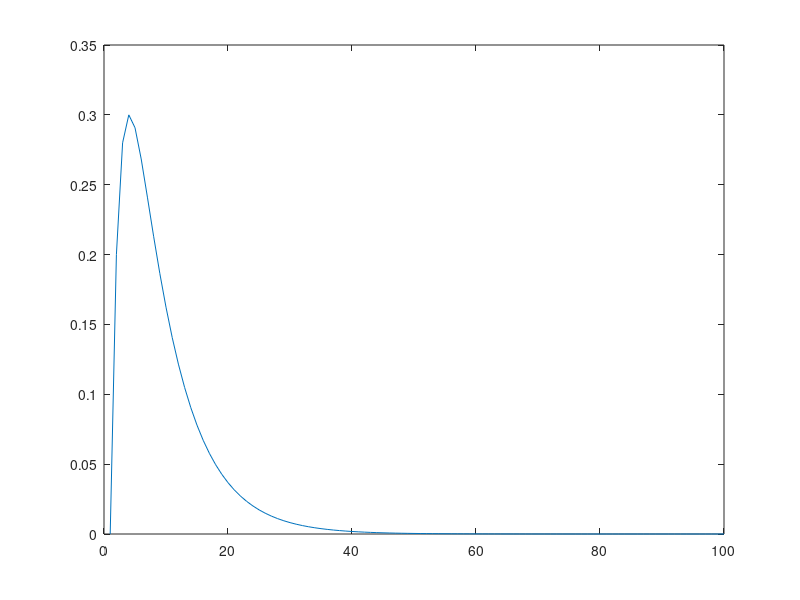
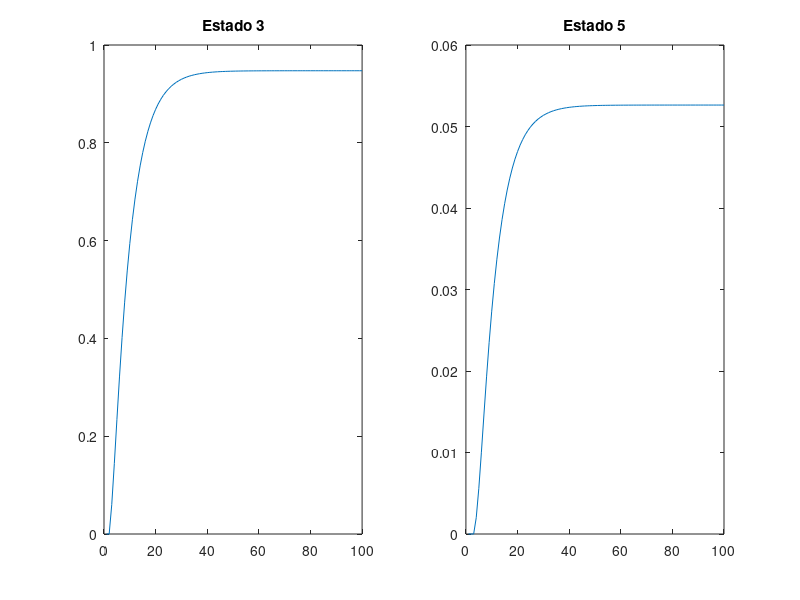

These charts were generated, in order, by the following MATLAB code:
T = [0.8 0   0 0.3 0
     0.2 0.6 0 0.2 0
     0   0.3 1 0   0
     0   0.1 0 0.4 0
     0   0   0 0.1 1];

sum(T);

%b)
v = [1 0 0 0 0]'; %Começa estado 1
x = zeros(1,100); %Para guardar probs de estar no estado 2 passado n estados
%x(1) = 0; % É só para confirmar que a primeira é zero obviamente
for i = 2:100
    v = T*v;
    x(i) = v(2);
end
plot(x) %ESTE GRÁFICO VAI DIMINUINDO PORQUE ESTADO 2 NÃO É ABSORVENTE

%c)
%   ESTES GRAFICOS VÃO CRESCER COM N, PORQUE OS ESTADOS 3 E 5 SÃO ABSORVENTES
%E ESTADO 3 VAI TER MAIORES PROBABILIDADES PORQUE É MAIS PROVÁVEL CHEGAR
%AO 3 A PARTIR DO 1 DO QUE AO 5
v = [1 0 0 0 0]';
x = zeros(1,100);
%x(1) = 0; (começa estado 1, logo prob estado 3 é 0)
for i = 2:100
    v = T*v;
    x(i) = v(3);
end
v = [1 0 0 0 0]';
x2 = zeros(1,100);
%x2(1) = 0; (começa estado 1)
for i = 2:100
    v = T*v;
    x2(i) = v(5);
end

figure(2)
subplot(1,2,1)
plot(x)
title('Estado 3')
subplot(1,2,2)
plot(x2)
title('Estado 5')

%d) Matriz canónica, C
%     1   2   4   3   5
C = [0.8  0  0.3  0   0
     0.2 0.6 0.2  0   0
      0  0.1 0.4  0   0
      0  0.3  0   1   0
      0   0  0.1  0   1];

Q = C(1:3, 1:3); %Parte da matriz C sem estados absorventes
%disp(Q);

%e) Matriz Fundamental, F
% F = (I - Q)^-1
F = (eye(3) - Q)^-1;
%disp(F);

%f) Tempo médio até absorção

t = sum(F); %Soma da coluna i de F representa o valor esperado do nº de 
% vezes que a cadeia passa por um qq estado transiente partindo do estado
% inicial i antes da absorção.

%OU t = F'*ones(3,1)

fprintf('Nº médio passos para absorção partindo estado 1 é: %.4f\n',t(1));
fprintf('Nº médio passos para absorção partindo estado 2 é: %.4f\n',t(2));
fprintf('Nº médio passos para absorção partindo estado 4 é: %.4f\n',t(3));

%g) Probabilidade de absorção -> B = R*F
R = C(4:5, 1:3);
B = R*F;
fprintf('Prob(estado3) = %f, Prob(estado 5) = %f',B(1,1),B(2,1));






